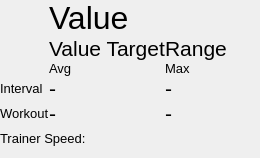
<?xml version="1.0" encoding="UTF-8"?>
<ui version="4.0">
 <class>InfoWidget</class>
 <widget class="QWidget" name="InfoWidget">
  <property name="geometry">
   <rect>
    <x>0</x>
    <y>0</y>
    <width>260</width>
    <height>158</height>
   </rect>
  </property>
  <property name="windowTitle">
   <string>Form</string>
  </property>
  <layout class="QVBoxLayout" name="verticalLayout">
   <property name="spacing">
    <number>0</number>
   </property>
   <property name="leftMargin">
    <number>0</number>
   </property>
   <property name="topMargin">
    <number>0</number>
   </property>
   <property name="rightMargin">
    <number>0</number>
   </property>
   <property name="bottomMargin">
    <number>0</number>
   </property>
   <item>
    <widget class="QFrame" name="frame">
     <property name="frameShape">
      <enum>QFrame::NoFrame</enum>
     </property>
     <property name="frameShadow">
      <enum>QFrame::Raised</enum>
     </property>
     <property name="lineWidth">
      <number>0</number>
     </property>
     <layout class="QGridLayout" name="gridLayout_2">
      <property name="leftMargin">
       <number>0</number>
      </property>
      <property name="topMargin">
       <number>0</number>
      </property>
      <property name="rightMargin">
       <number>0</number>
      </property>
      <property name="bottomMargin">
       <number>0</number>
      </property>
      <property name="spacing">
       <number>0</number>
      </property>
      <item row="3" column="2">
       <widget class="QLabel" name="label_maxInterval">
        <property name="minimumSize">
         <size>
          <width>0</width>
          <height>0</height>
         </size>
        </property>
        <property name="font">
         <font>
          <pointsize>16</pointsize>
         </font>
        </property>
        <property name="text">
         <string>-</string>
        </property>
       </widget>
      </item>
      <item row="7" column="0">
       <spacer name="verticalSpacer">
        <property name="orientation">
         <enum>Qt::Vertical</enum>
        </property>
        <property name="sizeHint" stdset="0">
         <size>
          <width>1</width>
          <height>0</height>
         </size>
        </property>
       </spacer>
      </item>
      <item row="4" column="0">
       <widget class="QLabel" name="label_WorkoutTxt">
        <property name="sizePolicy">
         <sizepolicy hsizetype="Fixed" vsizetype="Fixed">
          <horstretch>0</horstretch>
          <verstretch>0</verstretch>
         </sizepolicy>
        </property>
        <property name="minimumSize">
         <size>
          <width>10</width>
          <height>0</height>
         </size>
        </property>
        <property name="font">
         <font>
          <pointsize>10</pointsize>
         </font>
        </property>
        <property name="text">
         <string>Workout</string>
        </property>
       </widget>
      </item>
      <item row="4" column="1">
       <widget class="QLabel" name="label_avgWorkout">
        <property name="font">
         <font>
          <pointsize>16</pointsize>
         </font>
        </property>
        <property name="text">
         <string>-</string>
        </property>
       </widget>
      </item>
      <item row="4" column="2">
       <widget class="QLabel" name="label_maxWorkout">
        <property name="font">
         <font>
          <pointsize>16</pointsize>
         </font>
        </property>
        <property name="text">
         <string>-</string>
        </property>
       </widget>
      </item>
      <item row="3" column="1">
       <widget class="QLabel" name="label_avgInterval">
        <property name="sizePolicy">
         <sizepolicy hsizetype="Preferred" vsizetype="Preferred">
          <horstretch>0</horstretch>
          <verstretch>0</verstretch>
         </sizepolicy>
        </property>
        <property name="minimumSize">
         <size>
          <width>0</width>
          <height>0</height>
         </size>
        </property>
        <property name="font">
         <font>
          <pointsize>16</pointsize>
         </font>
        </property>
        <property name="text">
         <string>-</string>
        </property>
       </widget>
      </item>
      <item row="0" column="0">
       <widget class="QLabel" name="label_image">
        <property name="sizePolicy">
         <sizepolicy hsizetype="Fixed" vsizetype="Fixed">
          <horstretch>0</horstretch>
          <verstretch>0</verstretch>
         </sizepolicy>
        </property>
        <property name="minimumSize">
         <size>
          <width>32</width>
          <height>32</height>
         </size>
        </property>
        <property name="maximumSize">
         <size>
          <width>16777215</width>
          <height>16777215</height>
         </size>
        </property>
        <property name="text">
         <string/>
        </property>
        <property name="class" stdset="0">
         <string/>
        </property>
       </widget>
      </item>
      <item row="3" column="0">
       <widget class="QLabel" name="label_AvgIntervalTxt">
        <property name="sizePolicy">
         <sizepolicy hsizetype="Fixed" vsizetype="Fixed">
          <horstretch>0</horstretch>
          <verstretch>0</verstretch>
         </sizepolicy>
        </property>
        <property name="minimumSize">
         <size>
          <width>10</width>
          <height>0</height>
         </size>
        </property>
        <property name="font">
         <font>
          <pointsize>10</pointsize>
         </font>
        </property>
        <property name="text">
         <string>Interval</string>
        </property>
       </widget>
      </item>
      <item row="0" column="1" colspan="2">
       <widget class="QLabel" name="label_currentValue">
        <property name="sizePolicy">
         <sizepolicy hsizetype="Preferred" vsizetype="Preferred">
          <horstretch>0</horstretch>
          <verstretch>0</verstretch>
         </sizepolicy>
        </property>
        <property name="minimumSize">
         <size>
          <width>0</width>
          <height>0</height>
         </size>
        </property>
        <property name="maximumSize">
         <size>
          <width>16777215</width>
          <height>16777215</height>
         </size>
        </property>
        <property name="font">
         <font>
          <pointsize>24</pointsize>
          <weight>50</weight>
          <bold>false</bold>
         </font>
        </property>
        <property name="text">
         <string>Value</string>
        </property>
       </widget>
      </item>
      <item row="1" column="1">
       <widget class="QLabel" name="label_targetValue">
        <property name="font">
         <font>
          <pointsize>16</pointsize>
         </font>
        </property>
        <property name="text">
         <string>Value Target</string>
        </property>
       </widget>
      </item>
      <item row="1" column="2">
       <widget class="QLabel" name="label_range">
        <property name="sizePolicy">
         <sizepolicy hsizetype="Preferred" vsizetype="Preferred">
          <horstretch>0</horstretch>
          <verstretch>0</verstretch>
         </sizepolicy>
        </property>
        <property name="minimumSize">
         <size>
          <width>0</width>
          <height>0</height>
         </size>
        </property>
        <property name="maximumSize">
         <size>
          <width>16777215</width>
          <height>16777215</height>
         </size>
        </property>
        <property name="font">
         <font>
          <pointsize>16</pointsize>
         </font>
        </property>
        <property name="text">
         <string>Range</string>
        </property>
       </widget>
      </item>
      <item row="2" column="2">
       <widget class="QLabel" name="label_MaximumTxt">
        <property name="minimumSize">
         <size>
          <width>50</width>
          <height>0</height>
         </size>
        </property>
        <property name="font">
         <font>
          <pointsize>10</pointsize>
         </font>
        </property>
        <property name="text">
         <string>Max</string>
        </property>
       </widget>
      </item>
      <item row="2" column="1">
       <widget class="QLabel" name="label_AverageTxt">
        <property name="minimumSize">
         <size>
          <width>50</width>
          <height>0</height>
         </size>
        </property>
        <property name="font">
         <font>
          <pointsize>10</pointsize>
         </font>
        </property>
        <property name="text">
         <string>Avg</string>
        </property>
       </widget>
      </item>
      <item row="1" column="3">
       <widget class="QLabel" name="label_spacerRow">
        <property name="sizePolicy">
         <sizepolicy hsizetype="Fixed" vsizetype="Fixed">
          <horstretch>0</horstretch>
          <verstretch>0</verstretch>
         </sizepolicy>
        </property>
        <property name="minimumSize">
         <size>
          <width>0</width>
          <height>25</height>
         </size>
        </property>
        <property name="text">
         <string/>
        </property>
       </widget>
      </item>
      <item row="1" column="0">
       <widget class="QLabel" name="label_imageTarget">
        <property name="sizePolicy">
         <sizepolicy hsizetype="Fixed" vsizetype="Fixed">
          <horstretch>0</horstretch>
          <verstretch>0</verstretch>
         </sizepolicy>
        </property>
        <property name="minimumSize">
         <size>
          <width>25</width>
          <height>25</height>
         </size>
        </property>
        <property name="maximumSize">
         <size>
          <width>16777215</width>
          <height>16777215</height>
         </size>
        </property>
        <property name="text">
         <string/>
        </property>
        <property name="class" stdset="0">
         <string/>
        </property>
       </widget>
      </item>
      <item row="6" column="0" colspan="2">
       <widget class="QLabel" name="label_trainerSpeedTxt">
        <property name="sizePolicy">
         <sizepolicy hsizetype="Preferred" vsizetype="Preferred">
          <horstretch>0</horstretch>
          <verstretch>0</verstretch>
         </sizepolicy>
        </property>
        <property name="minimumSize">
         <size>
          <width>0</width>
          <height>0</height>
         </size>
        </property>
        <property name="font">
         <font>
          <pointsize>10</pointsize>
         </font>
        </property>
        <property name="text">
         <string>Trainer Speed:</string>
        </property>
       </widget>
      </item>
      <item row="6" column="2">
       <widget class="QLabel" name="label_trainerSpeed">
        <property name="sizePolicy">
         <sizepolicy hsizetype="Preferred" vsizetype="Preferred">
          <horstretch>0</horstretch>
          <verstretch>0</verstretch>
         </sizepolicy>
        </property>
        <property name="font">
         <font>
          <pointsize>10</pointsize>
         </font>
        </property>
        <property name="text">
         <string/>
        </property>
       </widget>
      </item>
      <item row="5" column="0">
       <spacer name="verticalSpacer_2">
        <property name="orientation">
         <enum>Qt::Vertical</enum>
        </property>
        <property name="sizeType">
         <enum>QSizePolicy::Fixed</enum>
        </property>
        <property name="sizeHint" stdset="0">
         <size>
          <width>5</width>
          <height>5</height>
         </size>
        </property>
       </spacer>
      </item>
     </layout>
    </widget>
   </item>
  </layout>
 </widget>
 <resources/>
 <connections/>
</ui>
